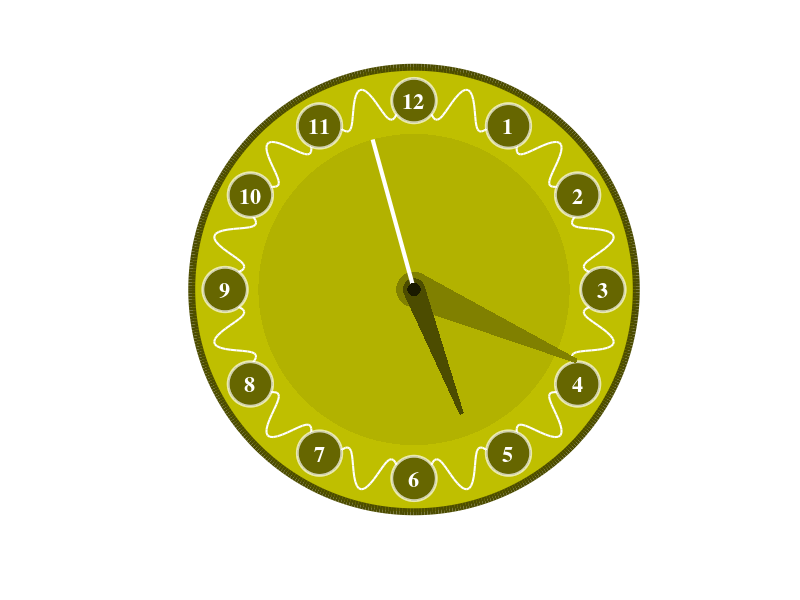

Write the MATLAB code that produced this figure. (Note: this script raises an error after producing the figure.)
function my_clock()

time = clock;
hour = mod(time(4)-1, 12)+1;
minute = time(5);
second = time(6);


s = linspace(0,2*pi, 500);

% making a new figure
screenSize = get(0, 'ScreenSize');
screenSize(1:2) = [];
handles.fig = figure(...
    'MenuBar', 'no',...
    'Color', [1, 1, 1],...
    'Name', 'Clock',...
    'NumberTitle', 'off',...
    'NextPlot', 'add',...
    'Position', [(screenSize-500*[1, 1])/2, 500*[1, 1]],...
    'CloseRequestFcn', {@close, })

% new axes
axes('Visible', 'off',...
     'DataAspectRatio', [1 1 1],...
     'NextPlot', 'add',...
     'XLim', 1.1*[-1, 1],...
     'YLim', 1.1*[-1, 1])

% big disk
patch(...
    'XData', cos(s),...
    'YData', sin(s),...
    'FaceColor', 0.75*[1, 1, 0],...
    'EdgeColor', 0.3*[1, 1, 0],...
    'LineWidth', 5)

% curves ornaments
plot((0.85+0.08*cos(24*s)).*sin(s), (0.85+0.08*cos(24*s)).*cos(s),...
    'Color', [1, 1, 1],...
    'LineWidth', 1.5)

%
patch(...
    'XData', 0.7*cos(s),...
    'YData', 0.7*sin(s),...
    'FaceColor', 0.7*[1, 1, 0],...
    'EdgeColor', 'none')

% numbers
circle = @(c, r) patch(...
    'XData', c(1) + r*cos(s),...
    'YData', c(2) + r*sin(s),...
    'FaceColor', 0.4*[1, 1, 0],...
    'EdgeColor', [1, 1, 1],...
    'LineWidth', 2);
h = 1:12;
th = linspace(0, 2*pi, 13) - pi/3;
th(end) = [];
for  i = 1:12
    circle(0.85*[cos(th(i)), -sin(th(i))], 0.1)
    text(...
        'Position', 0.85*[cos(th(i)), -sin(th(i))],...
        'String', num2str(h(i)),...
        'Color', [1, 1, 1],...
        'FontWeight', 'bold',...
        'FontName', 'Times',...
        'FontSize', 16,...
        'VerticalAlignment', 'middle',...
        'HorizontalAlignment', 'center')
end


rot = @(t, u) [cos(t), -sin(t); sin(t), cos(t)]*u;

% minute hand
xdata = [0.08, 0.01, -0.01, -0.08];
ydata = 0.8*[0, 1, 1, 0];
min_pos = -2*pi*(minute/60 + second/60/60);
rot_data = rot(min_pos, [xdata;ydata]);
xdata = rot_data(1,:);
ydata = rot_data(2,:);
handles.min = patch(...
    'XData', xdata,...
    'YData', ydata,...
    'FaceColor', 0.5*[1, 1, 0],...
    'EdgeColor', 'none');

patch(...
    'XData', 0.08*cos(s),...
    'YData', 0.08*sin(s),...
    'FaceColor', 0.5*[1, 1, 0],...
    'EdgeColor', 'none')

% hour hand
xdata = [0.05, 0.01, -0.01, -0.05];
ydata = 0.6*[0, 1, 1, 0];
hour_hand = -2*pi*(hour/12+minute/60/12);
rot_data = rot(hour_hand, [xdata;ydata]);
xdata = rot_data(1,:);
ydata = rot_data(2,:);
handles.hour = patch(...
    'XData', xdata,...
    'YData', ydata,...
    'FaceColor', 0.3*[1, 1, 0],...
    'EdgeColor', 'none');
patch(...
    'XData', 0.05*cos(s),...
    'YData', 0.05*sin(s),...
    'FaceColor', 0.3*[1, 1, 0],...
    'EdgeColor', 'none')

% second hand
xdata = [0, 0];
ydata = [0, 0.7];
second_hand = -2*pi*second/60;
rot_data = rot(second_hand, [xdata;ydata]);
xdata = rot_data(1,:);
ydata = rot_data(2,:);

handles.sec = line(...
    'Color', [1, 1, 1],...
    'LineWidth', 3,...
    'XData', xdata,...
    'YData', ydata);

% centre disk
patch(...
    'XData', 0.03*cos(s),...
    'YData', 0.03*sin(s),...
    'FaceColor', 0.1*[1, 1, 0],...
    'EdgeColor', 'none')


handles.timer = timer(...
    'Period', 0.25,...
    'ExecutionMode', 'FixedSpacing',...
    'TimerFcn', {@set_clock, handles});

set(handles.fig,...
    'CloseRequestFcn', {@close_fig, handles});
    function close_fig(~, ~, handles)
        stop(handles.timer)
        close force
    end
start(handles.timer)


end

function set_clock(~, ~, handles)
time = clock;
hour = mod(time(4)-1, 12)+1;
minute = time(5);
second = time(6);

rot = @(t, u) [cos(t), -sin(t); sin(t), cos(t)]*u;

% minute hand
xdata = [0.08, 0.01, -0.01, -0.08];
ydata = 0.8*[0, 1, 1, 0];
min_pos = -2*pi*(minute/60 + second/60/60);
rot_data = rot(min_pos, [xdata;ydata]);
xdata = rot_data(1,:);
ydata = rot_data(2,:);

set(handles.min,...
    'XData', xdata,...
    'YData', ydata)

% hour hand
xdata = [0.05, 0.01, -0.01, -0.05];
ydata = 0.6*[0, 1, 1, 0];
hour_hand = -2*pi*(hour/12+minute/60/12);
rot_data = rot(hour_hand, [xdata;ydata]);
xdata = rot_data(1,:);
ydata = rot_data(2,:);

set(handles.hour,...
    'XData', xdata,...
    'YData', ydata)

% second hand
xdata = [0, 0];
ydata = [0, 0.7];
second_hand = -2*pi*second/60;
rot_data = rot(second_hand, [xdata;ydata]);
xdata = rot_data(1,:);
ydata = rot_data(2,:);

set(handles.sec,...
    'XData', xdata,...
    'YData', ydata)
end

